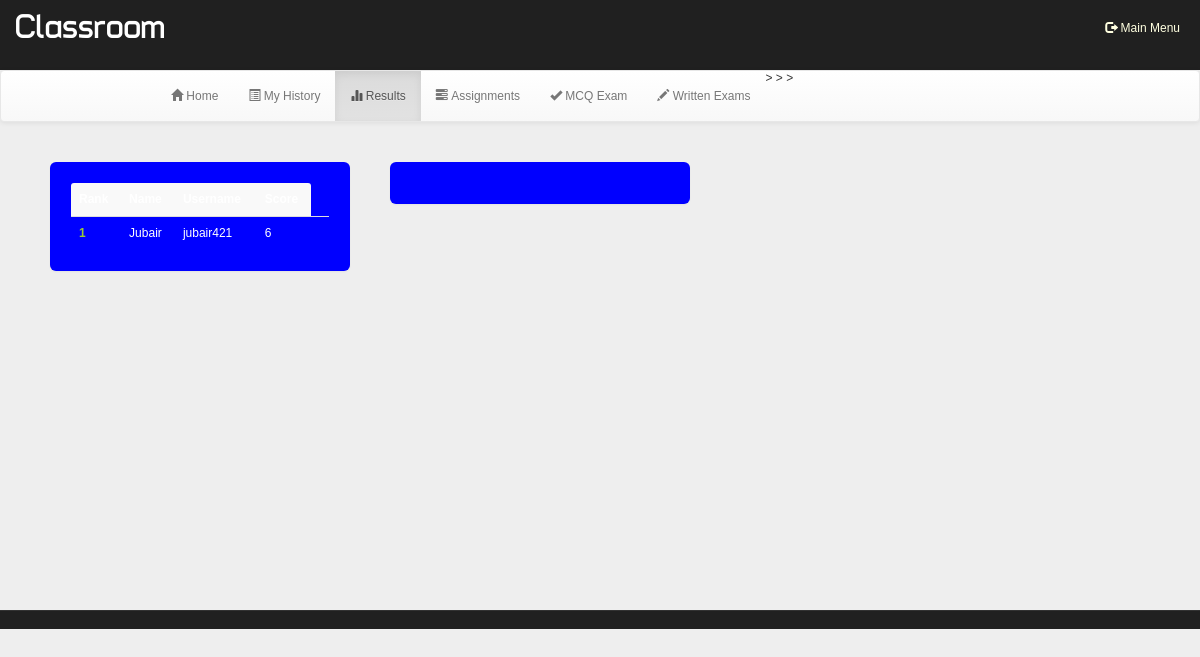
The page /account.php?q=3 (signed in) on the database as committed earlier.
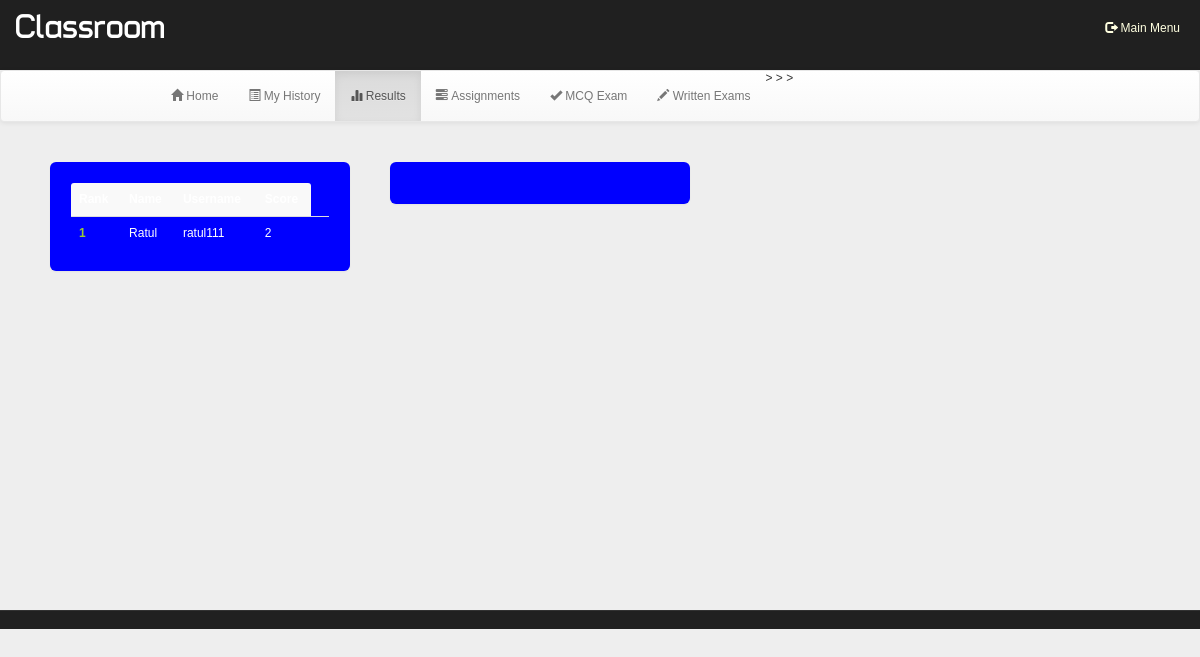
The same page on the database as committed later.
### tables this page shows
CREATE TABLE `rank` (
  `id` int(100) NOT NULL,
  `username` varchar(50) NOT NULL,
  `score` int(11) NOT NULL,
  `time` timestamp NOT NULL DEFAULT current_timestamp() ON UPDATE current_timestamp()
);

CREATE TABLE `user` (
  `id` int(100) NOT NULL,
  `name` varchar(50) NOT NULL,
  `rollno` varchar(20) NOT NULL,
  `branch` varchar(20) NOT NULL,
  `gender` varchar(5) NOT NULL,
  `username` varchar(50) NOT NULL,
  `phno` bigint(20) NOT NULL,
  `password` varchar(50) NOT NULL
);

### account.php (the view, shortened to what this page needs)
<!DOCTYPE html PUBLIC "-//W3C//DTD XHTML 1.0 Transitional//EN" "http://www.w3.org/TR/xhtml1/DTD/xhtml1-transitional.dtd">
<html xmlns="http://www.w3.org/1999/xhtml">
<head>
<link  rel="stylesheet" href="css/bootstrap.min.css"/>
 <link  rel="stylesheet" href="css/bootstrap-theme.min.css"/>
 <link rel="stylesheet" href="css/main.css">
 <link  rel="stylesheet" href="css/font.css">
 <link href="css/main2.css" rel="stylesheet" media="all">
</head>
<body>
<div class="header">
<div class="row">
<div class="col-lg-6">
<span class="logo">Classroom</span></div>
<div class="col-md-4 col-md-offset-2">
 <?php
include_once 'dbConnection.php';
if (!(isset($_SESSION['username']))) {
    header("location:landingpage.php");
} else {
    $name     = $_SESSION['name'];
    $username = $_SESSION['username'];
    echo '<span class="pull-right top title1" ><span style="color:white"></span><a href="student_home.php" style="color:lightyellow"><span class="glyphicon glyphicon-log-out" aria-hidden="true"></span>&nbsp;Main Menu</button>&nbsp;&nbsp;&nbsp;&nbsp;&nbsp;&nbsp;</a></span>';
}
?>
</div>
</div></div>
<div class="bg">
<nav class="navbar navbar-default title1">
  <div class="container-fluid">
    <div class="navbar-header">
      <a class="navbar-brand" href="#"><b>&nbsp;&nbsp;&nbsp;&nbsp;&nbsp;&nbsp;&nbsp;&nbsp;&nbsp;&nbsp;&nbsp;&nbsp;&nbsp;&nbsp;&nbsp;&nbsp;&nbsp;&nbsp;&nbsp;&nbsp;&nbsp;&nbsp;&nbsp;&nbsp;&nbsp;</b></a>
    </div>
    <div class="collapse navbar-collapse" id="bs-example-navbar-collapse-1">
      <ul class="nav navbar-nav">
        <li <?php
if (@$_GET['q'] == 1)
    echo 'class="active"';
?> ><a href="account.php?q=1"><span class="glyphicon glyphicon-home" aria-hidden="true"></span>&nbsp;Home<span class="sr-only">(current)</span></a></li>
        <li <?php
if (@$_GET['q'] == 2)
    echo 'class="active"';
?>><a href="account.php?q=2"><span class="glyphicon glyphicon-list-alt" aria-hidden="true"></span>&nbsp;My History</a></li>
    <li <?php
if (@$_GET['q'] == 3)
    echo 'class="active"';
?>><a href="account.php?q=3"><span class="glyphicon glyphicon-stats" aria-hidden="true"></span>&nbsp;Results</a></li>>
    <li <?php
if (@$_GET['q'] == 4)
    echo 'class="active"';
?>><a href="account.php?q=4"><span class="glyphicon glyphicon-tasks" aria-hidden="true"></span>&nbsp;Assignments</a></li>>
   <li <?php
if (@$_GET['q'] == 5)
    echo 'class="active"';
?>><a href="account.php?q=1"><span class="glyphicon glyphicon-ok" aria-hidden="true"></span>&nbsp;MCQ Exam<span class="sr-only">(current)</span></a></li>>
    <li <?php
if (@$_GET['q'] == 6)
    echo 'class="active"';
?>><a href="account.php?q=6"><span class="glyphicon glyphicon-pencil" aria-hidden="true"></span>&nbsp;Written Exams</a></li></ul>
      </div>
  </div>
</nav>
<div class="container">
<div class="row">
<div class="col-md-12">
<?php
if (@$_GET['q'] == 3) {
    if(isset($_GET['show'])){
        $show = $_GET['show'];
        $showfrom = (($show-1)*10) + 1;
        $showtill = $showfrom + 9;
    }
    else{
        $showfrom = 1;
    }
    $q = mysqli_query($con, "SELECT * FROM rank") or die('Error223');
    echo '<div class="panel title">
<table class="table table-striped title1" >
<tr><td style="vertical-align:middle"><b>Rank</b></td><td style="vertical-align:middle"><b>Name</b></td><td style="vertical-align:middle"><b>Username</b></td><td style="vertical-align:middle"><b>Score</b></td></tr>';
    $c = $showfrom-1;
    $total = mysqli_num_rows($q);
    if($total >= $showfrom){
        $q = mysqli_query($con, "SELECT * FROM rank ORDER BY score DESC, time ASC LIMIT ".($showfrom-1).",10") or die('Error223');
        while ($row = mysqli_fetch_array($q)) {
            $e = $row['username'];
            $s = $row['score'];
            $q12 = mysqli_query($con, "SELECT * FROM user WHERE username='$e' ") or die('Error231');
            while ($row = mysqli_fetch_array($q12)) {
                $name     = $row['name'];
                $username = $row['username'];
            }
            $c++;
            echo '<tr><td style="color:#99cc32"><b>' . $c . '</b></td><td style="vertical-align:middle">' . $name . '</td><td style="vertical-align:middle">' . $username . '</td><td style="vertical-align:middle">' . $s . '</td><td style="vertical-align:middle">';
        }
    }
    else{
    }
    echo '</table></div>';
    echo '<div class="panel title"><table class="table table-striped title1" ><tr>';
    echo '</tr></table></div>';
}
  ?>
</div></div></div></div>
<div class="row footer">
 <div class="col-md-2 box"></div>
</body>
</html>

Rows that differ between the two databases and show on the page:
removed rank: user.name "Jubair", user.username "jubair421", score "6"
added rank: user.name "Ratul", user.username "ratul111", score "2"
